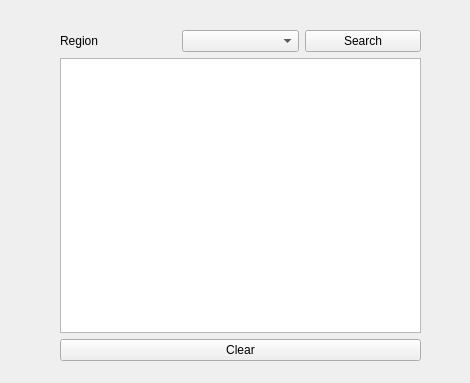
<?xml version="1.0" encoding="UTF-8"?>
<ui version="4.0">
 <class>Form</class>
 <widget class="QWidget" name="Form">
  <property name="geometry">
   <rect>
    <x>0</x>
    <y>0</y>
    <width>470</width>
    <height>383</height>
   </rect>
  </property>
  <property name="windowTitle">
   <string>Form</string>
  </property>
  <widget class="QWidget" name="">
   <property name="geometry">
    <rect>
     <x>60</x>
     <y>30</y>
     <width>361</width>
     <height>331</height>
    </rect>
   </property>
   <layout class="QVBoxLayout" name="verticalLayout">
    <item>
     <layout class="QHBoxLayout" name="horizontalLayout">
      <item>
       <widget class="QLabel" name="label">
        <property name="text">
         <string>Region</string>
        </property>
       </widget>
      </item>
      <item>
       <widget class="QComboBox" name="comboBox"/>
      </item>
      <item>
       <widget class="QPushButton" name="pushButton">
        <property name="text">
         <string>Search</string>
        </property>
       </widget>
      </item>
     </layout>
    </item>
    <item>
     <widget class="QTextBrowser" name="textBrowser"/>
    </item>
    <item>
     <widget class="QPushButton" name="pushButton_2">
      <property name="text">
       <string>Clear</string>
      </property>
     </widget>
    </item>
   </layout>
  </widget>
 </widget>
 <resources/>
 <connections/>
</ui>
